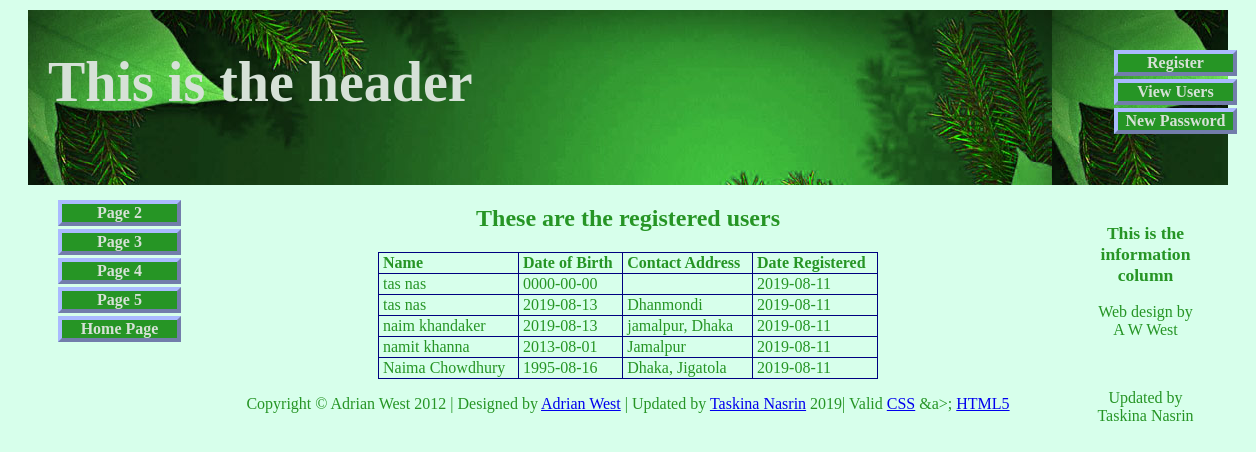
/register-view_users-page.php, run on the app's committed database.
### tables this page shows
CREATE TABLE `users` (
  `user_id` mediumint(6) UNSIGNED NOT NULL,
  `fname` varchar(50) NOT NULL,
  `lname` varchar(50) NOT NULL,
  `email` varchar(50) NOT NULL,
  `psword` char(40) NOT NULL,
  `registration_date` date NOT NULL,
  `date_of_birth` date NOT NULL,
  `contact_address` text NOT NULL
);

### register-view_users-page.php (the view, shortened to what this page needs)
<!doctype html>
<html lang=en>
<head>
<link rel="stylesheet" type="text/css" href="includes.css">
</head>
<body>
<div id="container">
<?php include("header.php"); ?>
<?php include("nav.php"); ?>
<?php include("info-col.php"); ?>
<div id="content">
<h2>These are the registered users</h2>
<p>
<?php
require ('mysqli_connect.php');
$q = "SELECT CONCAT(fname, '  ', lname) AS name,date_of_birth, contact_address, registration_date AS regdat FROM users ";
$result = @mysqli_query ($dbcon, $q);
if ($result) {
echo '<table>
<tr>
	<td><b>Name</b></td>
	<td><b>Date of Birth</b></td>
	<td><b>Contact Address</b></td>
	<td><b>Date Registered</b></td>
</tr>';
while ($row = mysqli_fetch_array($result, MYSQLI_ASSOC)) {
	echo '<tr>
	<td>' . $row['name'] .'</td>
	<td>' . $row['date_of_birth'] . '</td>
	<td>' . $row['contact_address'] . '</td>
	<td>' . $row['regdat'] . '</td>
	</tr>';
	}
	echo '</table>';
} else {
	echo '<p class="error">The current users could not be retrieved. We apologize for any inconvenience.</p>';
	echo '<p>' . mysqli_error($dbcon) . '<br><br />Query: ' . $q . '</p>';
}
?>
</p>
</div>
<?php include("footer.php"); ?>
</div>
</body>
</html>

### header.php (shortened to what this page needs)
<div id="header">
<h1>This is the header</h1>
<div id="reg-navigation">
		<ul>
			<li><a href="register-page.php">Register</a></li>
			<li><a href="register-view_users-page.php">View Users</a></li>
			<li><a href="register-password.php">New Password</a></li>
		</ul>
	</div>
</div>

### nav.php (shortened to what this page needs)
<div id="nav">
<ul>
<li><a href="page-2.php" title="Page two">Page 2</a></li>
<li><a href="page-3.php" title="Page three">Page 3</a></li>
<li><a href="page-4.php" title="Page four">Page 4</a></li>
<li><a href="page-5.php" title="Page five">Page 5</a></li>
<li><a href="index.php" title="Return to Home Page">Home Page</a></li>
</ul>
</div>

### info-col.php (shortened to what this page needs)
<div id="info-col">
<h3>This is the information column</h3>
	<p>Web design by <br>A W West</p>
	<p>&nbsp;</p>
	<p>Updated by <br>Taskina Nasrin</p>
	<p>&nbsp;</p>
</div>

### footer.php (shortened to what this page needs)
<div id="footer">
		<p>Copyright &copy; Adrian West 2012 | Designed by <a href="http://www.colycomputerhelp.co.uk/">Adrian West</a> | Updated by  <a href="taskina.php"> Taskina Nasrin</a> 2019| Valid <a href="http://jigsaw.w3.org/css-validator/">CSS</a> &a>;
		<a href="http://validator.w3.org/">HTML5</a></p>
</div>

### includes.css (style rules this page uses)
h2 { font-size:150%; color:#269525; text-align:center; }
h3 { font-size:110%; color:#269525; text-align:center; }
#container { position:relative; min-width:960px; max-width:1200px; margin:auto; text-align:left; }
#content { margin-left:150px; margin-right:150px; }
table { width:500px; border:1px navy solid; border-collapse:collapse; margin:auto; }
td { border:1px navy solid; padding:1px 0 1px 4px; text-align:left; }
#footer { margin:auto; text-align:center; }

### header.php (style rules this page uses)
#header { margin:10px auto 0 auto; min-width:960px; max-width:1200px; height:175px; background-image: url('image.jpg'); background-repeat: repeat; padding:0; color:white; }
h1 { position:relative; top:40px; font-size:350%; color:#d6e1d7; margin:auto 0 auto 20px; width: 487px; }
#reg-navigation ul { float:right; color: #269525; font-size:medium; width:160px; margin:-150px 15px 0 88%; }

### nav.php (style rules this page uses)
ul { position:absolute; top:190px; left:-10px; color:#269525; width:135px; text-align:center; margin:0; }
li { width:115px; list-style-type :none; margin-bottom: 3px; text-align: center; }
li a { display: block; width:115px; color: #d6e1d7; font-weight: bold; text-decoration: none }
li a { background: #269525; border: 4px outset #aabaff; }

### info-col.php (style rules this page uses)
#info-col { position:absolute; top:190px; right:10px; color:#269525; width:135px; text-align:center; margin:5px 5px 0 0; }

### footer.php (style rules this page uses)
#footer { clear:both; margin:auto; height: 19px; text-align:center; }

### data on the page
users: name "tas nas", date_of_birth "0000-00-00", registration_date "2019-08-11"
users: name "tas nas", date_of_birth "2019-08-13", contact_address "Dhanmondi", registration_date "2019-08-11"
users: name "naim khandaker", date_of_birth "2019-08-13", contact_address "jamalpur, Dhaka", registration_date "2019-08-11"
users: name "namit khanna", date_of_birth "2013-08-01", contact_address "Jamalpur", registration_date "2019-08-11"
users: name "Naima Chowdhury", date_of_birth "1995-08-16", contact_address "Dhaka, Jigatola", registration_date "2019-08-11"
